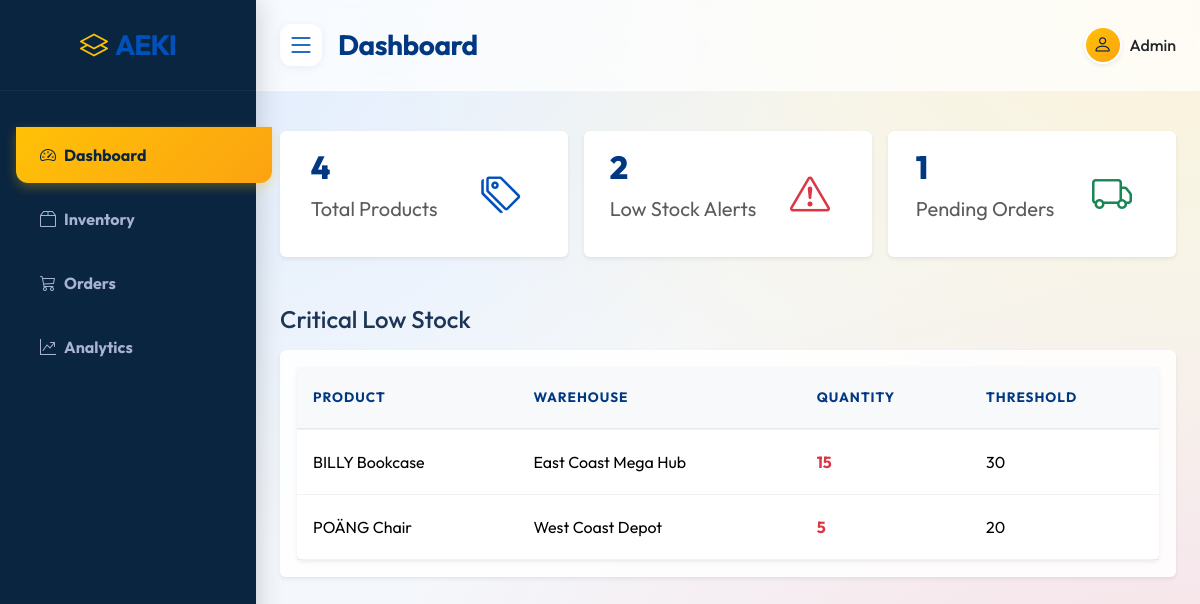
The page / on the database its author committed.
### models.py (models this page shows)
class Inventory(db.Model):
    id = db.Column(db.Integer, primary_key=True)
    product_id = db.Column(db.Integer, db.ForeignKey('product.id'), nullable=False)
    warehouse_id = db.Column(db.Integer, db.ForeignKey('warehouse.id'), nullable=False)
    quantity = db.Column(db.Integer, default=0)
    low_stock_threshold = db.Column(db.Integer, default=10)
    product = db.relationship('Product', backref=db.backref('inventory_items', lazy=True))
    warehouse = db.relationship('Warehouse', backref=db.backref('inventory_items', lazy=True))

class Product(db.Model):
    id = db.Column(db.Integer, primary_key=True)
    name = db.Column(db.String(100), nullable=False)
    supplier_id = db.Column(db.Integer, db.ForeignKey('supplier.id'), nullable=False)
    price = db.Column(db.Float, nullable=False)
    supplier = db.relationship('Supplier', backref=db.backref('products', lazy=True))

class Warehouse(db.Model):
    id = db.Column(db.Integer, primary_key=True)
    name = db.Column(db.String(100), nullable=False)
    location = db.Column(db.String(100), nullable=False)
    capacity = db.Column(db.Integer, nullable=False)

### routes.py (the view)
@routes.route('/')
def dashboard():
    products_count = Product.query.count()
    low_stock_items = Inventory.query.filter(Inventory.quantity <= Inventory.low_stock_threshold).all()
    pending_orders = Order.query.filter_by(status='Pending').count()
    return render_template('dashboard.html',
                           products_count=products_count,
                           low_stock_items=low_stock_items,
                           pending_orders=pending_orders)

### templates/dashboard.html
{% extends 'base.html' %}
{% block header %}Dashboard{% endblock %}
{% block content %}
<div class="row g-3 my-2">
    <div class="col-md-4">
        <div class="p-3 bg-white shadow-sm d-flex justify-content-around align-items-center rounded glass-card">
            <div>
                <h3 class="fs-2">{{ products_count }}</h3>
                <p class="fs-5 text-muted">Total Products</p>
            </div>
            <i class="bi bi-tags fs-1 primary-text p-3"></i>
        </div>
    </div>
    <div class="col-md-4">
        <div class="p-3 bg-white shadow-sm d-flex justify-content-around align-items-center rounded glass-card">
            <div>
                <h3 class="fs-2">{{ low_stock_items|length }}</h3>
                <p class="fs-5 text-muted">Low Stock Alerts</p>
            </div>
            <i class="bi bi-exclamation-triangle fs-1 text-danger p-3"></i>
        </div>
    </div>
    <div class="col-md-4">
        <div class="p-3 bg-white shadow-sm d-flex justify-content-around align-items-center rounded glass-card">
            <div>
                <h3 class="fs-2">{{ pending_orders }}</h3>
                <p class="fs-5 text-muted">Pending Orders</p>
            </div>
            <i class="bi bi-truck fs-1 text-success p-3"></i>
        </div>
    </div>
</div>
<div class="row my-5">
    <h3 class="fs-4 mb-3">Critical Low Stock</h3>
    <div class="col">
        <div class="table-responsive glass-card p-3 rounded shadow-sm">
            <table class="table bg-white rounded shadow-sm table-hover mb-0">
                <thead class="table-light">
                    <tr>
                        <th>Product</th>
                        <th>Warehouse</th>
                        <th>Quantity</th>
                        <th>Threshold</th>
                    </tr>
                </thead>
                <tbody>
                    {% for item in low_stock_items %}
                    <tr>
                        <td>{{ item.product.name }}</td>
                        <td>{{ item.warehouse.name }}</td>
                        <td class="text-danger fw-bold">{{ item.quantity }}</td>
                        <td>{{ item.low_stock_threshold }}</td>
                    </tr>
                    {% else %}
                    <tr>
                        <td colspan="4" class="text-center text-muted">No low stock alerts! Everything is good.</td>
                    </tr>
                    {% endfor %}
                </tbody>
            </table>
        </div>
    </div>
</div>
{% endblock %}

### static/css/style.css (style rules this page uses)
:root { --primary-blue: #0051ba; --primary-dark: #003882; --primary-light: #e6f0fa; --accent-yellow: #ffc107; --accent-red: #e63946; --sidebar-bg: #0a2540; --sidebar-hover: #113659; --bg-color: #f4f7fb; --text-main: #1d3557; --text-muted: #457b9d; --glass-bg: rgba(255, 255, 255, 0.85); --glass-border: rgba(255, 255, 255, 0.5); --glass-shadow: 0 12px 36px -8px rgba(0, 81, 186, 0.15); }
body { font-family: 'Outfit', sans-serif; background-color: var(--bg-color); background-image: radial-gradient(at 0% 0%, hsla(214, 100%, 92%, 0.8) 0px, transparent 50%), radial-gradient(at 100% 0%, hsla(45, 100%, 88%, 0.6) 0px, transparent 50%), radial-gradient(at 100% 100%, hsla(354, 90%, 88%, 0.5) 0px, transparent 50%); background-attachment: fixed; color: var(--text-main); min-height: 100vh; }
.glass-card { background: var(--glass-bg); border: 1px solid var(--glass-border); backdrop-filter: blur(20px); -webkit-backdrop-filter: blur(20px); border-radius: 1.25rem; box-shadow: var(--glass-shadow); transition: all 0.4s cubic-bezier(0.175, 0.885, 0.32, 1.275); overflow: hidden; }
.primary-text { color: var(--primary-blue) !important; }
.table { --bs-table-bg: transparent; margin-bottom: 0; }
.table>:not(caption)>*>* { padding: 1.25rem 1rem; border-bottom-color: rgba(0,0,0,0.05); vertical-align: middle; }
.table thead th { font-weight: 700; color: var(--primary-dark); text-transform: uppercase; font-size: 0.85rem; letter-spacing: 1px; border-bottom: 2px solid rgba(0,0,0,0.06); }
h3.fs-2 { font-weight: 800; letter-spacing: -1px; color: var(--primary-dark); }
.glass-card { animation: fadeInUp 0.6s ease-out forwards; }
.col-md-4:nth-child(1) .glass-card { animation-delay: 0.1s; }
.col-md-4:nth-child(2) .glass-card { animation-delay: 0.2s; }
.col-md-4:nth-child(3) .glass-card { animation-delay: 0.3s; }

### rows shown on the page
Inventory: product.name "BILLY Bookcase", warehouse.name "East Coast Mega Hub", quantity "15", low_stock_threshold "30"
Inventory: product.name "POÄNG Chair", warehouse.name "West Coast Depot", quantity "5", low_stock_threshold "20"

### other values the page prints
{{ products_count }} "4"
{{ low_stock_items|length }} "2"
{{ pending_orders }} "1"
